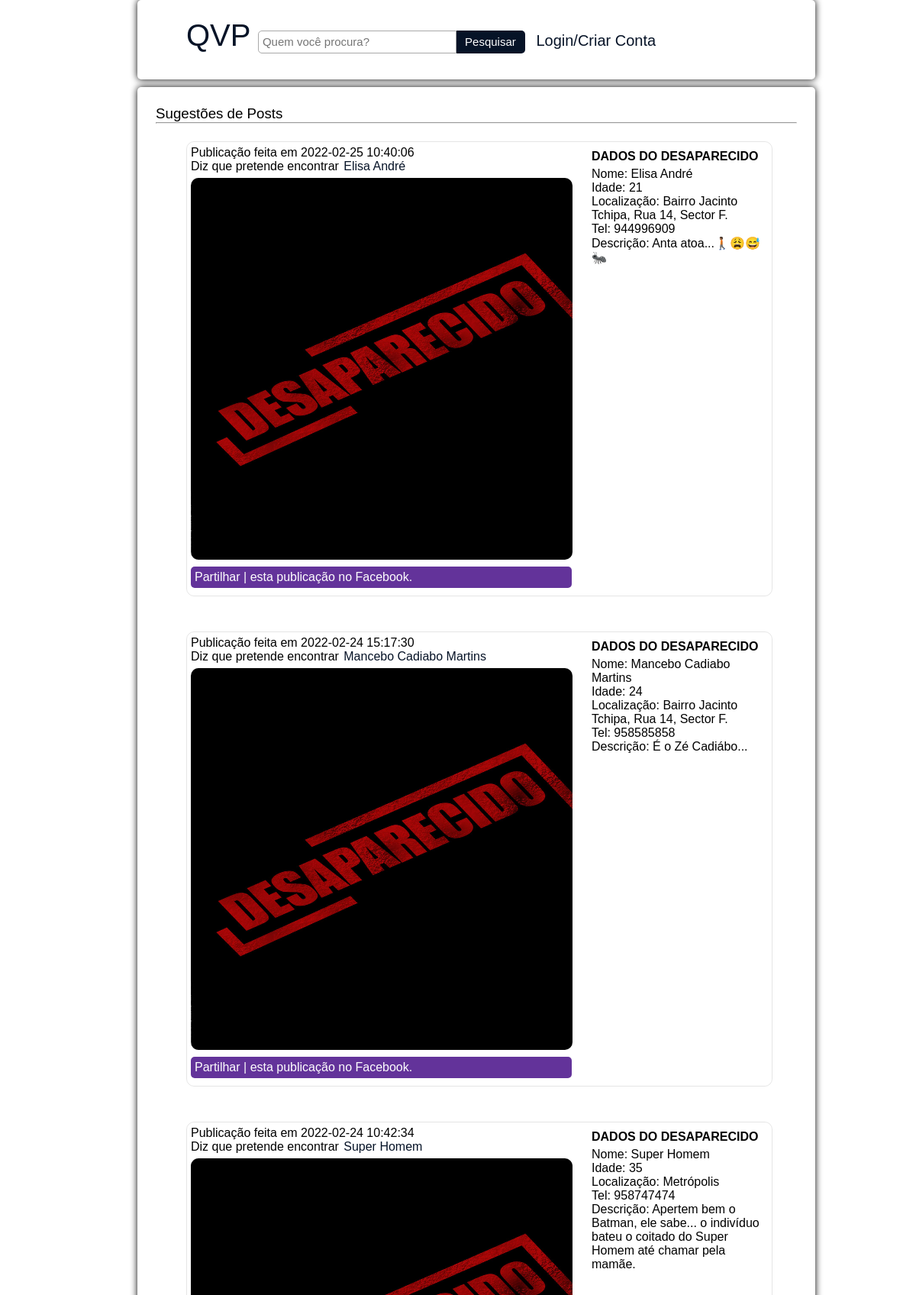
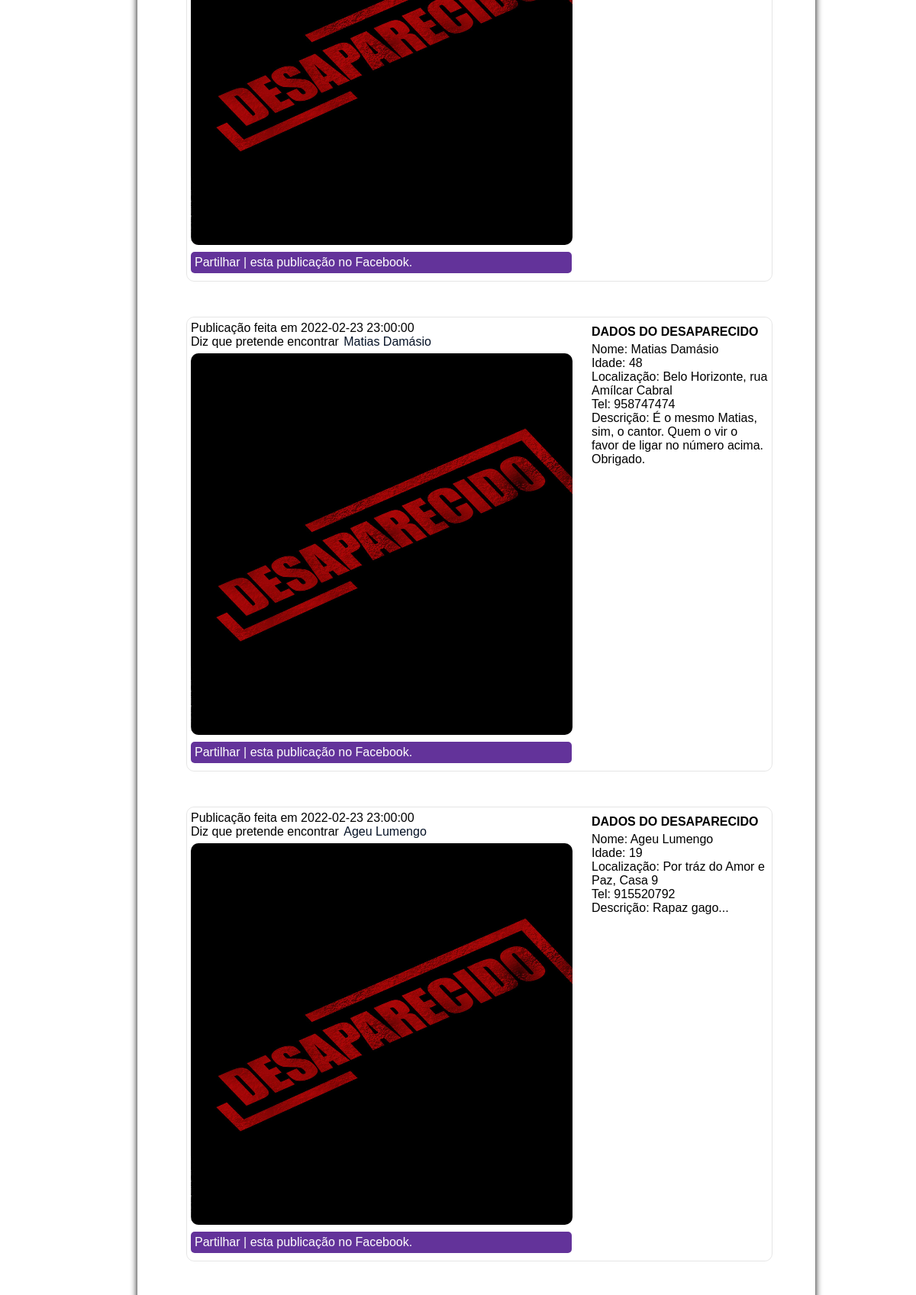
The page / (upper part) on the database its author committed (2 pictures, top to bottom).
### tables this page shows
CREATE TABLE `postagem` (
  `idposts` int(11) NOT NULL,
  `imagempost` mediumblob NOT NULL,
  `nomepost` varchar(50) NOT NULL,
  `idadepost` varchar(20) NOT NULL,
  `localizacao` varchar(50) NOT NULL,
  `contatopost` int(15) NOT NULL,
  `descricaopost` varchar(500) NOT NULL,
  `data` timestamp NOT NULL DEFAULT current_timestamp() ON UPDATE current_timestamp(),
  `user` varchar(255) NOT NULL
);

### index.php (the view, shortened to what this page needs)
<?php
require_once 'conexao_bd.php';
$pst = "SELECT * FROM postagem order by idposts desc";
$resultadopst = mysqli_query($connect, $pst);
?>
<!DOCTYPE html>
<html lang="pt-ao">
<head>
    <link rel="stylesheet" href="css/estilohome.css"/>
    <link rel="stylesheet" href="css/estilomenu.css"/>
</head>
<body>
    <div class="menuclass">
        <nav class="menuini">
            <ul>
                <li><div class="logomenu">
                    <h3>QVP</h3>
                </div></li>
                <li><form method="get" class="formpesq" action="pesquisarsemlogin.php">
                    <input type="search" placeholder="Quem você procura?" class="inputpesquisar" name="filtro" required><input type="submit" value="Pesquisar" class="btnpesquisar">
                </form></li>
                <li><a href="login.php"><li>Login/Criar Conta</a></li>
            </ul>
        </nav>
    </div>
<br>
    <div class="corpohomeini">
        <h3 class="titutocorpo">Sugestões de Posts</h3>
        <hr style="color: rgb(218, 218, 218);"/>
        <br>
        <div class="innerconteudoini">
            <?php
                    while($exibirpst = mysqli_fetch_array($resultadopst)){
                        $idposts = $exibirpst[0];
                        $nomepost = $exibirpst[2];
                        $idadepost = $exibirpst[3];
                        $localizacao = $exibirpst[4];
                        $contatopost = $exibirpst[5];
                        $descricaopost= $exibirpst[6];
                        $datapost = $exibirpst[7];
                        print "<div class='innerpstg'>";
                            print "<div class='innerpostagem' id='$idposts'>";
                                echo "<p>Publicação feita em ", $datapost, "</p>";
                                echo "<p>Diz que pretende encontrar ","<a href='veritens.php?.$idposts' style='font-weight: bold; margin-bottom: 5px;'><form method='get' action='veritenssemlogin.php?.$idposts'><input type='search' name='idposts' value='$idposts' style='display: none;'/><input type='submit' value='$nomepost' class='link home'/></a></p></form>
                                <img src='imagens/publicidade4.jpg' style='width: 500px; height: 500px; margin-right: 25px;' value='$idposts'> ";
                                echo "
                                <form method='post' action='https://free.facebook.com/' target='_blank'>
                                    <a href='home.php?interagir'>
                                    <input type='submit' value='Partilhar | esta publicação no Facebook.' class='btninteragir btn'>
                                </a>
                                </form>";
                            print "</div>";
                            print "<div class='innercomentario'>";
                                echo "<p style='margin-top: 5px; margin-bottom: 5px; text-transform: uppercase; font-weight: bold;'>","Dados do desaparecido","</p>";
                                echo "<p> Nome: ","$nomepost"," </p>";
                                echo "<p>Idade: ","$idadepost"," </p>";
                                echo "<p>Localização: ","$localizacao"," </p>";
                                echo "<p>Tel: ","$contatopost","</p>";
                                echo "<p>Descrição: ","$descricaopost"," </p>";
                            print "</div>";
                        print "</div>";
                        print "<br>";
                        print "<br>";
                }
            ?>
        </div>
    </div>
</body>
</html>

### css/estilohome.css (style rules this page uses)
* { font-family: Arial, Helvetica, sans-serif; font-weight: 500; }
a { color: #fff; }
.innerpstg { display: flex; margin-bottom: 5px; margin-top: 5px; width: 90%; margin-left: 40px; border-radius: 10px; border: 1px solid rgba(0,0,0,0.1); padding: 5px; transition: 0.5s; }
.innerpstg img { border-radius: 10px; }
.corpohomeini { margin-top: 8%; display: block; width: 70%; margin-left: 15%; box-shadow: 0px 0px 10px 0px #000; padding: 2%; border-radius: 5px; background-color: #fff; }
.menuini { display: block; position: fixed; width: 70%; margin-left: 15%; box-shadow: 0px 0px 10px 0px #000; padding: 2%; border-radius: 5px; background-color: #fff; }
.menuini li { list-style: none; display: inline-block; font-size: 20px; margin-right: 5px; }
.menuini a { color: #061327; width: 50px; text-decoration: none; }
.menuini .inputpesquisar { width: 260px; height: 30px; margin-bottom: 10px; cursor: pointer; font-size: 15px; color: #745fed; display: inline-block; border: 1px solid darkgray; border-bottom-left-radius: 5px; border-top-left-radius: 5px; padding-left: 5px; color: #061327; }
.menuini .btnpesquisar { width: 90px; height: 30px; margin-bottom: 10px; margin-top: -10px; cursor: pointer; font-size: 15px; color: #745fed; display: inline-block; border: none; border-bottom-right-radius: 5px; border-top-right-radius: 5px; padding-left: 5px; color: #fff; background-color: #061327; }

### css/estilomenu.css (style rules this page uses)
* { font-family: Arial, Helvetica, sans-serif; margin:0; }
.menuclass { background-color: #fff; }
.logomenu h3 { color: #061327; font-size: 2em; width: 5%; margin-top: 0%; margin-bottom: -2%; }
li { list-style: none; display: inline-block; font-size: 20px; margin-right: 1%; }
a { color: #061327; width: 50px; text-decoration: none; }
.inputpesquisar { width: 260px; height: 30px; margin-bottom: 10px; cursor: pointer; font-size: 15px; color: #745fed; display: inline-block; border: 1px solid darkgray; border-bottom-left-radius: 5px; border-top-left-radius: 5px; padding-left: 5px; color: #061327; }
.btnpesquisar { width: 90px; height: 30px; margin-bottom: 10px; margin-top: -10px; cursor: pointer; font-size: 15px; color: #745fed; display: inline-block; border: none; border-bottom-right-radius: 5px; border-top-right-radius: 5px; padding-left: 5px; color: #fff; background-color: #061327; }
.btninteragir { background-color: #63339A; color: #fefefe; width: 93%; padding: 5px; border-radius: 5px; transition: 0.5s; }
.btninteragir.btn { background-color: #63339A; color: #fefefe; width: 95%; padding: 5px; border-radius: 5px; transition: 0.5s; border: none; font-size: 12pt; cursor: pointer; text-align: justify; margin-top: 5px; margin-bottom: 5px; }
.link { color: #061327; font-size: 12pt; background-color: transparent; cursor: pointer; margin-bottom: 5px; border: none; }
.link.home { display: flex; margin-top: -19px; margin-left: 37%; padding-left: -5px; padding-top: -25px; }

### rows shown on the page
postagem: data "2022-02-25 10:40:06", nomepost "Elisa André", idadepost "21", localizacao "Bairro Jacinto Tchipa, Rua 14, Sector F.", contatopost "944996909", descricaopost "Anta atoa...🚶🏾😩😅🐜"
postagem: data "2022-02-24 15:17:30", nomepost "Mancebo Cadiabo Martins", idadepost "24", localizacao "Bairro Jacinto Tchipa, Rua 14, Sector F.", contatopost "958585858", descricaopost "É o Zé Cadiábo..."
postagem: data "2022-02-24 10:42:34", nomepost "Super Homem", idadepost "35", localizacao "Metrópolis", contatopost "958747474", descricaopost "Apertem bem o Batman, ele sabe... o indivíduo bateu o coitado do Super Homem até chamar pela mamãe."
postagem: data "2022-02-23 23:00:00", nomepost "Matias Damásio", idadepost "48", localizacao "Belo Horizonte, rua Amílcar Cabral", contatopost "958747474", descricaopost "É o mesmo Matias, sim, o cantor. Quem o vir o favor de ligar no número acima. Obrigado."
postagem: data "2022-02-23 23:00:00", nomepost "Ageu Lumengo", idadepost "19", localizacao "Por tráz do Amor e Paz, Casa 9", contatopost "915520792", descricaopost "Rapaz gago..."
